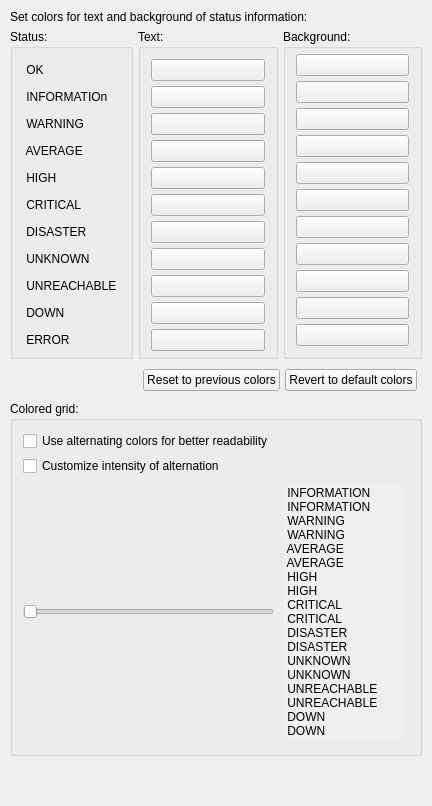
     <widget class="QWidget" name="tab_colors">
      <attribute name="title">
       <string>Colors</string>
      </attribute>
      <layout class="QGridLayout" name="gridLayout_12">
       <property name="leftMargin">
        <number>10</number>
       </property>
       <property name="topMargin">
        <number>10</number>
       </property>
       <property name="rightMargin">
        <number>10</number>
       </property>
       <property name="bottomMargin">
        <number>10</number>
       </property>
       <property name="spacing">
        <number>5</number>
       </property>
       <item row="12" column="1">
        <spacer name="verticalSpacer_3">
         <property name="orientation">
          <enum>Qt::Vertical</enum>
         </property>
         <property name="sizeHint" stdset="0">
          <size>
           <width>20</width>
           <height>40</height>
          </size>
         </property>
        </spacer>
       </item>
       <item row="0" column="0" colspan="3">
        <widget class="QLabel" name="label_colors">
         <property name="text">
          <string>Set colors for text and background of status information:</string>
         </property>
        </widget>
       </item>
       <item row="1" column="0" rowspan="8">
        <widget class="QGroupBox" name="states_groupbox">
         <property name="title">
          <string>Status:</string>
         </property>
         <layout class="QVBoxLayout" name="verticalLayout_11">
          <property name="spacing">
           <number>5</number>
          </property>
          <property name="leftMargin">
           <number>10</number>
          </property>
          <property name="topMargin">
           <number>10</number>
          </property>
          <property name="rightMargin">
           <number>10</number>
          </property>
          <property name="bottomMargin">
           <number>5</number>
          </property>
          <item>
           <widget class="QLabel" name="label_color_ok">
            <property name="text">
             <string> OK </string>
            </property>
           </widget>
          </item>
          <item>
           <widget class="QLabel" name="label_color_information">
            <property name="text">
             <string> INFORMATIOn </string>
            </property>
           </widget>
          </item>
          <item>
           <widget class="QLabel" name="label_color_warning">
            <property name="text">
             <string> WARNING </string>
            </property>
           </widget>
          </item>
          <item>
           <widget class="QLabel" name="label_color_average">
            <property name="text">
             <string> AVERAGE </string>
            </property>
           </widget>
          </item>
          <item>
           <widget class="QLabel" name="label_color_high">
            <property name="text">
             <string> HIGH </string>
            </property>
           </widget>
          </item>
          <item>
           <widget class="QLabel" name="label_color_critical">
            <property name="text">
             <string> CRITICAL </string>
            </property>
           </widget>
          </item>
          <item>
           <widget class="QLabel" name="label_color_disaster">
            <property name="text">
             <string> DISASTER </string>
            </property>
           </widget>
          </item>
          <item>
           <widget class="QLabel" name="label_color_unknown">
            <property name="text">
             <string> UNKNOWN </string>
            </property>
           </widget>
          </item>
          <item>
           <widget class="QLabel" name="label_color_unreachable">
            <property name="text">
             <string> UNREACHABLE </string>
            </property>
           </widget>
          </item>
          <item>
           <widget class="QLabel" name="label_color_down">
            <property name="text">
             <string> DOWN </string>
            </property>
           </widget>
          </item>
          <item>
           <widget class="QLabel" name="label_color_error">
            <property name="text">
             <string> ERROR </string>
            </property>
           </widget>
          </item>
         </layout>
        </widget>
       </item>
       <item row="1" column="1" rowspan="8">
        <widget class="QGroupBox" name="text_groupbox">
         <property name="title">
          <string>Text:</string>
         </property>
         <layout class="QVBoxLayout" name="verticalLayout_8">
          <property name="spacing">
           <number>5</number>
          </property>
          <property name="leftMargin">
           <number>10</number>
          </property>
          <property name="topMargin">
           <number>10</number>
          </property>
          <property name="rightMargin">
           <number>10</number>
          </property>
          <property name="bottomMargin">
           <number>5</number>
          </property>
          <item>
           <widget class="QPushButton" name="input_button_color_ok_text">
            <property name="text">
             <string/>
            </property>
           </widget>
          </item>
          <item>
           <widget class="QPushButton" name="input_button_color_information_text">
            <property name="text">
             <string/>
            </property>
           </widget>
          </item>
          <item>
           <widget class="QPushButton" name="input_button_color_warning_text">
            <property name="text">
             <string/>
            </property>
           </widget>
          </item>
          <item>
           <widget class="QPushButton" name="input_button_color_average_text">
            <property name="text">
             <string/>
            </property>
           </widget>
          </item>
          <item>
           <widget class="QPushButton" name="input_button_color_high_text">
            <property name="text">
             <string/>
            </property>
           </widget>
          </item>
          <item>
           <widget class="QPushButton" name="input_button_color_critical_text">
            <property name="text">
             <string/>
            </property>
           </widget>
          </item>
          <item>
           <widget class="QPushButton" name="input_button_color_disaster_text">
            <property name="text">
             <string/>
            </property>
           </widget>
          </item>
          <item>
           <widget class="QPushButton" name="input_button_color_unknown_text">
            <property name="text">
             <string/>
            </property>
           </widget>
          </item>
          <item>
           <widget class="QPushButton" name="input_button_color_unreachable_text">
            <property name="text">
             <string/>
            </property>
           </widget>
          </item>
          <item>
           <widget class="QPushButton" name="input_button_color_down_text">
            <property name="text">
             <string/>
            </property>
           </widget>
          </item>
          <item>
           <widget class="QPushButton" name="input_button_color_error_text">
            <property name="text">
             <string/>
            </property>
           </widget>
          </item>
         </layout>
        </widget>
       </item>
       <item row="1" column="2" rowspan="8">
        <widget class="QGroupBox" name="background_groupbox">
         <property name="title">
          <string>Background:</string>
         </property>
         <layout class="QVBoxLayout" name="verticalLayout_12">
          <property name="spacing">
           <number>5</number>
          </property>
          <property name="leftMargin">
           <number>10</number>
          </property>
          <property name="topMargin">
           <number>5</number>
          </property>
          <property name="rightMargin">
           <number>10</number>
          </property>
          <property name="bottomMargin">
           <number>10</number>
          </property>
          <item>
           <widget class="QPushButton" name="input_button_color_ok_background">
            <property name="text">
             <string/>
            </property>
           </widget>
          </item>
          <item>
           <widget class="QPushButton" name="input_button_color_information_background">
            <property name="text">
             <string/>
            </property>
           </widget>
          </item>
          <item>
           <widget class="QPushButton" name="input_button_color_warning_background">
            <property name="text">
             <string/>
            </property>
           </widget>
          </item>
          <item>
           <widget class="QPushButton" name="input_button_color_average_background">
            <property name="text">
             <string/>
            </property>
           </widget>
          </item>
          <item>
           <widget class="QPushButton" name="input_button_color_high_background">
            <property name="text">
             <string/>
            </property>
           </widget>
          </item>
          <item>
           <widget class="QPushButton" name="input_button_color_critical_background">
            <property name="text">
             <string/>
            </property>
           </widget>
          </item>
          <item>
           <widget class="QPushButton" name="input_button_color_disaster_background">
            <property name="text">
             <string/>
            </property>
           </widget>
          </item>
          <item>
           <widget class="QPushButton" name="input_button_color_unknown_background">
            <property name="text">
             <string/>
            </property>
           </widget>
          </item>
          <item>
           <widget class="QPushButton" name="input_button_color_unreachable_background">
            <property name="text">
             <string/>
            </property>
           </widget>
          </item>
          <item>
           <widget class="QPushButton" name="input_button_color_down_background">
            <property name="text">
             <string/>
            </property>
           </widget>
          </item>
          <item>
           <widget class="QPushButton" name="input_button_color_error_background">
            <property name="text">
             <string/>
            </property>
           </widget>
          </item>
         </layout>
        </widget>
       </item>
       <item row="10" column="1" colspan="2">
        <layout class="QHBoxLayout" name="horizontalLayout_12">
         <property name="spacing">
          <number>5</number>
         </property>
         <property name="leftMargin">
          <number>5</number>
         </property>
         <property name="topMargin">
          <number>5</number>
         </property>
         <property name="rightMargin">
          <number>5</number>
         </property>
         <property name="bottomMargin">
          <number>5</number>
         </property>
         <item>
          <widget class="QPushButton" name="button_colors_reset">
           <property name="text">
            <string>Reset to previous colors</string>
           </property>
          </widget>
         </item>
         <item>
          <widget class="QPushButton" name="button_colors_defaults">
           <property name="text">
            <string>Revert to default colors</string>
           </property>
          </widget>
         </item>
        </layout>
       </item>
       <item row="11" column="0" colspan="3">
        <widget class="QGroupBox" name="groupBox_color_grid">
         <property name="title">
          <string>Colored grid:</string>
         </property>
         <layout class="QGridLayout" name="gridLayout_18">
          <property name="leftMargin">
           <number>10</number>
          </property>
          <property name="topMargin">
           <number>10</number>
          </property>
          <property name="rightMargin">
           <number>10</number>
          </property>
          <property name="bottomMargin">
           <number>10</number>
          </property>
          <property name="spacing">
           <number>5</number>
          </property>
          <item row="0" column="0">
           <widget class="QCheckBox" name="input_checkbox_show_grid">
            <property name="text">
             <string>Use alternating colors for better readability</string>
            </property>
           </widget>
          </item>
          <item row="1" column="0">
           <widget class="QCheckBox" name="input_checkbox_grid_use_custom_intensity">
            <property name="enabled">
             <bool>true</bool>
            </property>
            <property name="text">
             <string>Customize intensity of alternation</string>
            </property>
           </widget>
          </item>
          <item row="2" column="0">
           <widget class="QSlider" name="input_slider_grid_alternation_intensity">
            <property name="sizePolicy">
             <sizepolicy hsizetype="Minimum" vsizetype="Fixed">
              <horstretch>0</horstretch>
              <verstretch>0</verstretch>
             </sizepolicy>
            </property>
            <property name="maximum">
             <number>50</number>
            </property>
            <property name="orientation">
             <enum>Qt::Horizontal</enum>
            </property>
           </widget>
          </item>
          <item row="2" column="1">
           <layout class="QVBoxLayout" name="vbox_alternation_intensity_labels">
            <property name="spacing">
             <number>0</number>
            </property>
            <property name="leftMargin">
             <number>5</number>
            </property>
            <property name="topMargin">
             <number>5</number>
            </property>
            <property name="rightMargin">
             <number>5</number>
            </property>
            <property name="bottomMargin">
             <number>5</number>
            </property>
            <item>
             <widget class="QLabel" name="label_intensity_information_0">
              <property name="autoFillBackground">
               <bool>true</bool>
              </property>
              <property name="text">
               <string> INFORMATION</string>
              </property>
              <property name="alignment">
               <set>Qt::AlignLeading|Qt::AlignLeft|Qt::AlignVCenter</set>
              </property>
              <property name="margin">
               <number>0</number>
              </property>
             </widget>
            </item>
            <item>
             <widget class="QLabel" name="label_intensity_information_1">
              <property name="autoFillBackground">
               <bool>true</bool>
              </property>
              <property name="text">
               <string> INFORMATION</string>
              </property>
              <property name="alignment">
               <set>Qt::AlignLeading|Qt::AlignLeft|Qt::AlignVCenter</set>
              </property>
             </widget>
            </item>
            <item>
             <widget class="QLabel" name="label_intensity_warning_0">
              <property name="autoFillBackground">
               <bool>true</bool>
              </property>
              <property name="text">
               <string> WARNING</string>
              </property>
              <property name="alignment">
               <set>Qt::AlignLeading|Qt::AlignLeft|Qt::AlignVCenter</set>
              </property>
              <property name="margin">
               <number>0</number>
              </property>
             </widget>
            </item>
            <item>
             <widget class="QLabel" name="label_intensity_warning_1">
              <property name="autoFillBackground">
               <bool>true</bool>
              </property>
              <property name="text">
               <string> WARNING</string>
              </property>
              <property name="alignment">
               <set>Qt::AlignLeading|Qt::AlignLeft|Qt::AlignVCenter</set>
              </property>
             </widget>
            </item>
            <item>
             <widget class="QLabel" name="label_intensity_average_0">
              <property name="autoFillBackground">
               <bool>true</bool>
              </property>
              <property name="text">
               <string> AVERAGE</string>
              </property>
              <property name="alignment">
               <set>Qt::AlignLeading|Qt::AlignLeft|Qt::AlignVCenter</set>
              </property>
              <property name="margin">
               <number>0</number>
              </property>
             </widget>
            </item>
            <item>
             <widget class="QLabel" name="label_intensity_average_1">
              <property name="autoFillBackground">
               <bool>true</bool>
              </property>
              <property name="text">
               <string> AVERAGE</string>
              </property>
              <property name="alignment">
               <set>Qt::AlignLeading|Qt::AlignLeft|Qt::AlignVCenter</set>
              </property>
             </widget>
            </item>
            <item>
             <widget class="QLabel" name="label_intensity_high_0">
              <property name="autoFillBackground">
               <bool>true</bool>
              </property>
              <property name="text">
               <string> HIGH</string>
              </property>
              <property name="alignment">
               <set>Qt::AlignLeading|Qt::AlignLeft|Qt::AlignVCenter</set>
              </property>
              <property name="margin">
               <number>0</number>
              </property>
             </widget>
            </item>
            <item>
             <widget class="QLabel" name="label_intensity_high_1">
              <property name="autoFillBackground">
               <bool>true</bool>
              </property>
              <property name="text">
               <string> HIGH</string>
              </property>
              <property name="alignment">
               <set>Qt::AlignLeading|Qt::AlignLeft|Qt::AlignVCenter</set>
              </property>
             </widget>
            </item>
            <item>
             <widget class="QLabel" name="label_intensity_critical_0">
              <property name="autoFillBackground">
               <bool>true</bool>
              </property>
              <property name="text">
               <string> CRITICAL</string>
              </property>
              <property name="alignment">
               <set>Qt::AlignLeading|Qt::AlignLeft|Qt::AlignVCenter</set>
              </property>
             </widget>
            </item>
            <item>
             <widget class="QLabel" name="label_intensity_critical_1">
              <property name="autoFillBackground">
               <bool>true</bool>
              </property>
              <property name="text">
               <string> CRITICAL</string>
              </property>
              <property name="alignment">
               <set>Qt::AlignLeading|Qt::AlignLeft|Qt::AlignVCenter</set>
              </property>
             </widget>
            </item>
            <item>
             <widget class="QLabel" name="label_intensity_disaster_0">
              <property name="autoFillBackground">
               <bool>true</bool>
              </property>
              <property name="text">
               <string> DISASTER</string>
              </property>
              <property name="alignment">
               <set>Qt::AlignLeading|Qt::AlignLeft|Qt::AlignVCenter</set>
              </property>
             </widget>
            </item>
            <item>
             <widget class="QLabel" name="label_intensity_disaster_1">
              <property name="autoFillBackground">
               <bool>true</bool>
              </property>
              <property name="text">
               <string> DISASTER</string>
              </property>
              <property name="alignment">
               <set>Qt::AlignLeading|Qt::AlignLeft|Qt::AlignVCenter</set>
              </property>
             </widget>
            </item>
            <item>
             <widget class="QLabel" name="label_intensity_unknown_0">
              <property name="autoFillBackground">
               <bool>true</bool>
              </property>
              <property name="text">
               <string> UNKNOWN</string>
              </property>
              <property name="alignment">
               <set>Qt::AlignLeading|Qt::AlignLeft|Qt::AlignVCenter</set>
              </property>
             </widget>
            </item>
            <item>
             <widget class="QLabel" name="label_intensity_unknown_1">
              <property name="autoFillBackground">
               <bool>true</bool>
              </property>
              <property name="text">
               <string> UNKNOWN</string>
              </property>
              <property name="alignment">
               <set>Qt::AlignLeading|Qt::AlignLeft|Qt::AlignVCenter</set>
              </property>
             </widget>
            </item>
            <item>
             <widget class="QLabel" name="label_intensity_unreachable_0">
              <property name="autoFillBackground">
               <bool>true</bool>
              </property>
              <property name="text">
               <string> UNREACHABLE</string>
              </property>
              <property name="alignment">
               <set>Qt::AlignLeading|Qt::AlignLeft|Qt::AlignVCenter</set>
              </property>
             </widget>
            </item>
            <item>
             <widget class="QLabel" name="label_intensity_unreachable_1">
              <property name="autoFillBackground">
               <bool>true</bool>
              </property>
              <property name="text">
               <string> UNREACHABLE</string>
              </property>
              <property name="alignment">
               <set>Qt::AlignLeading|Qt::AlignLeft|Qt::AlignVCenter</set>
              </property>
             </widget>
            </item>
            <item>
             <widget class="QLabel" name="label_intensity_down_0">
              <property name="autoFillBackground">
               <bool>true</bool>
              </property>
              <property name="text">
               <string> DOWN</string>
              </property>
              <property name="alignment">
               <set>Qt::AlignLeading|Qt::AlignLeft|Qt::AlignVCenter</set>
              </property>
             </widget>
            </item>
            <item>
             <widget class="QLabel" name="label_intensity_down_1">
              <property name="autoFillBackground">
               <bool>true</bool>
              </property>
              <property name="text">
               <string> DOWN</string>
              </property>
              <property name="alignment">
               <set>Qt::AlignLeading|Qt::AlignLeft|Qt::AlignVCenter</set>
              </property>
             </widget>
            </item>
           </layout>
          </item>
         </layout>
        </widget>
       </item>
      </layout>
     </widget>
